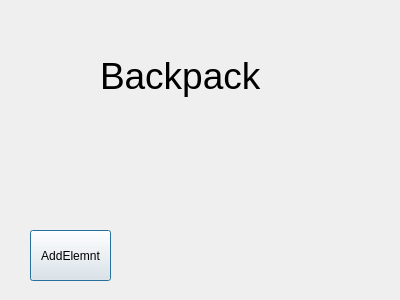
<?xml version="1.0" encoding="UTF-8"?>
<ui version="4.0">
 <class>BackPack_window</class>
 <widget class="QDialog" name="BackPack_window">
  <property name="geometry">
   <rect>
    <x>0</x>
    <y>0</y>
    <width>400</width>
    <height>300</height>
   </rect>
  </property>
  <property name="windowTitle">
   <string>Dialog</string>
  </property>
  <widget class="QLabel" name="label">
   <property name="geometry">
    <rect>
     <x>100</x>
     <y>30</y>
     <width>181</width>
     <height>91</height>
    </rect>
   </property>
   <property name="font">
    <font>
     <pointsize>28</pointsize>
    </font>
   </property>
   <property name="text">
    <string>Backpack</string>
   </property>
  </widget>
  <widget class="QPushButton" name="pushButton">
   <property name="geometry">
    <rect>
     <x>30</x>
     <y>230</y>
     <width>81</width>
     <height>51</height>
    </rect>
   </property>
   <property name="text">
    <string>AddElemnt</string>
   </property>
  </widget>
 </widget>
 <resources/>
 <connections/>
</ui>
